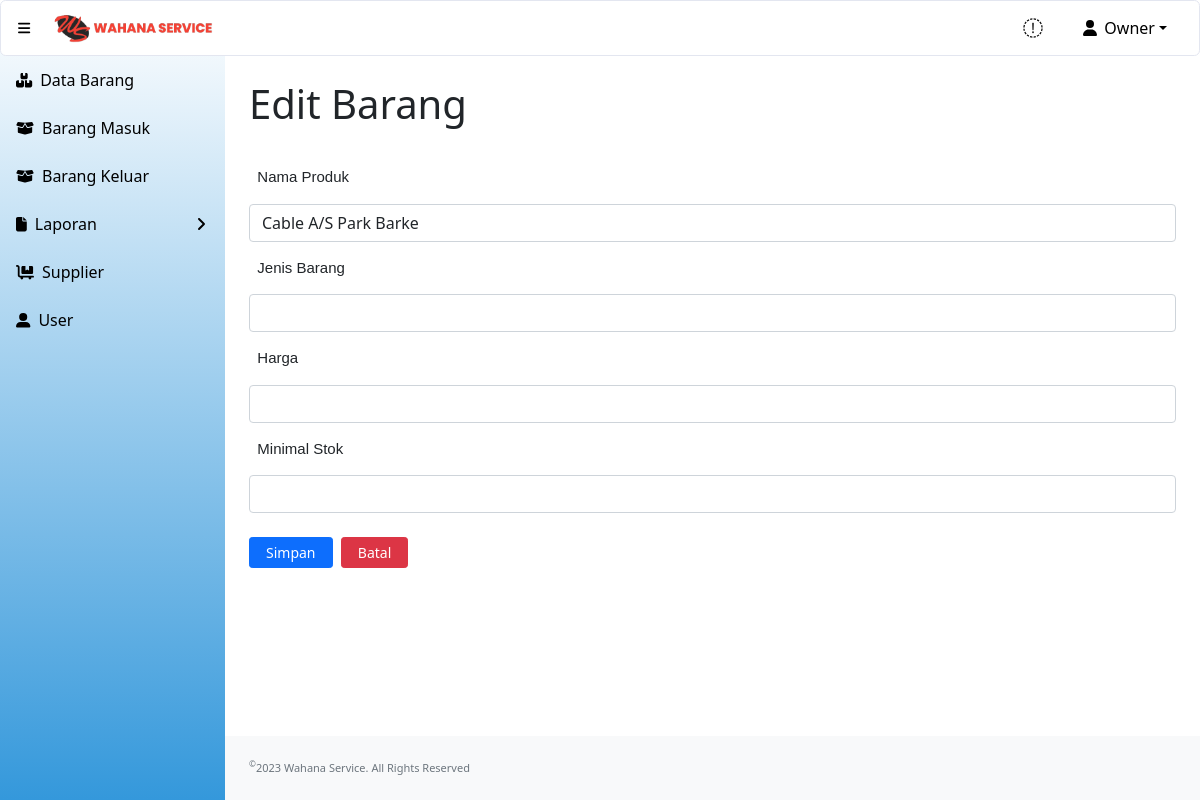
Before: /update_barang.php (signed in) with the older database file.
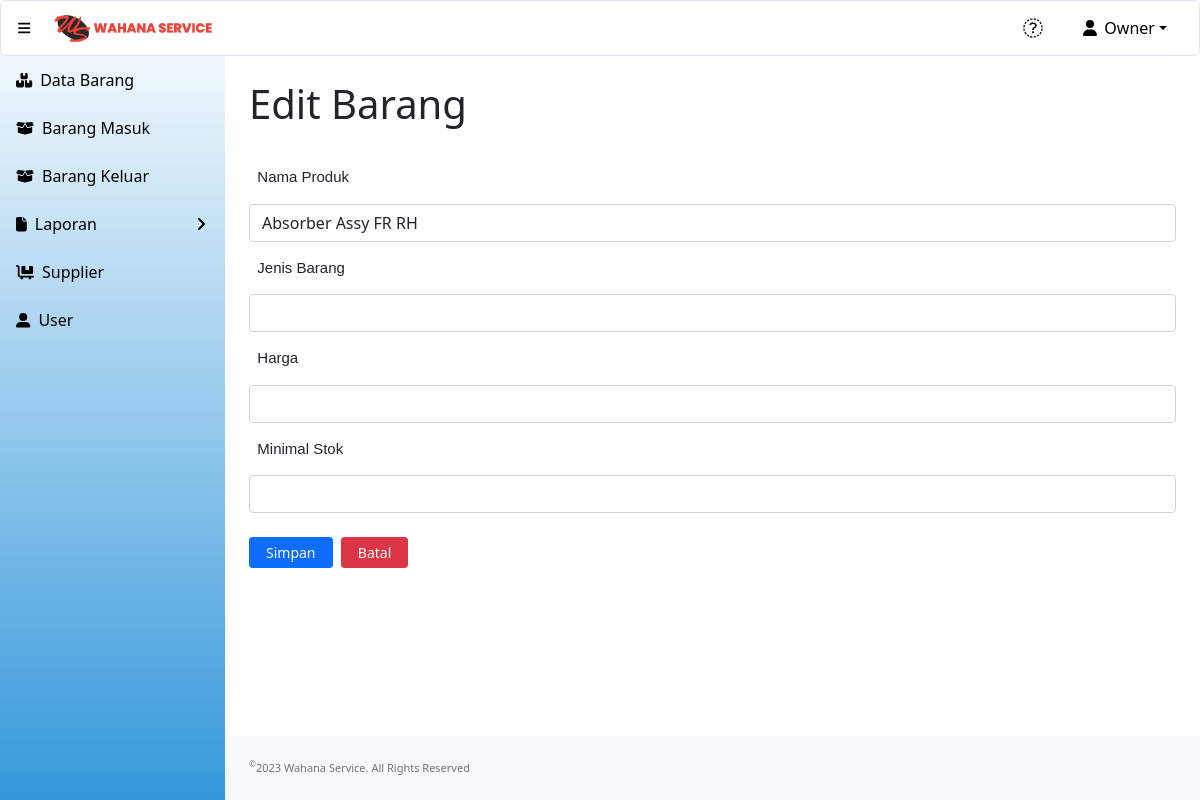
After: the same page with the newer database file.
### tables this page shows
CREATE TABLE `produk` (
  `id_produk` int(11) NOT NULL,
  `nama_produk` varchar(100) NOT NULL,
  `jenis_barang` varchar(100) NOT NULL,
  `qty` int(10) NOT NULL,
  `harga` int(10) NOT NULL,
  `min_qty` int(11) NOT NULL
);

### update_barang.php (the view, shortened to what this page needs)
<?php
include "conn.php";
?>
<!DOCTYPE html>
<html lang="en">
    <head>
        <link href="https://cdn.jsdelivr.net/npm/simple-datatables@latest/dist/style.css" rel="stylesheet" />
        <link href="css/styles.css" rel="stylesheet" />
        <link href="https://cdnjs.cloudflare.com/ajax/libs/select2/4.0.7/css/select2.min.css" rel="stylesheet" />
    </head>
    <body class="sb-nav-fixed">
    <?php include "head.php"; ?>
        <div id="layoutSidenav">
        <?php include "menu.php"; ?>
            </div>
            <div id="layoutSidenav_content">
                <div class="container-fluid px-4">
                    <h1 class="mt-4" style="padding-bottom:15px";>Edit Barang</h1>
                    <form action="submit_update_barang.php" class="form" method="post">
                    <label-form for="nama_produk">&nbsp;
                        Nama Produk
                    </label-form>
                    <input id="nama_produk" class="form-control" type="text" name="nama_produk" value="<?php echo $nama_produk;?>" required/>
                    <label-form for="jenis_barang">&nbsp;
                        Jenis Barang
                    </label-form>
                    <input id="jenis_barang" class="form-control" type="text" name="jenis_barang" value="<?php echo $jenis_produk;?>" required/>
                    <label-form for="harga">&nbsp;
                        Harga
                    </label-form>
                    <input id="harga" class="form-control" type="number" min="50" name="harga" value="<?php echo $harga;?>" required/>
                    <label-form for="min_stok">&nbsp;
                        Minimal Stok
                    </label-form>
                    <input id="min_stok" class="form-control" type="number" min="1" name="min_stok" value="<?php echo $min_stok;?>" required/>
                        <div class="form-group">
                            <div class="col-sm-10">
                                <input type="submit" name="simpan" value="Simpan" class="btn btn-sm btn-primary" />&nbsp;
	                            <a href="index.php" class="btn btn-sm btn-danger">Batal </a>
                            </div>
                        </div>
                    </form>
                </div>
                <footer class="py-4 bg-light mt-auto">
                    <div class="container-fluid px-4">
                        <div class="d-flex align-items-center justify-content-between small">
                            <div class="text-muted"><sup>&copy;</sup>2023 Wahana Service. All Rights Reserved</div>
                        </div>
                    </div>
                </footer>
            </div>
    </body>
</html>

Changed rows visible on the page:
no longer on this page (row edited): produk: nama_produk "Cable A/S Park Barke"
now on this page (row edited): produk: nama_produk "Absorber Assy FR RH"
